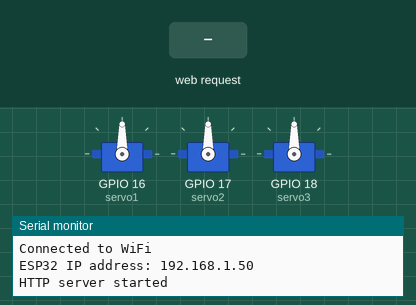
Recording of a sketch running on a simulated ESP32. On the bench: 3 × servo, the last lines printed to the serial monitor. The test bench sets the inputs (shaded band). WiFi joins after 1.5 s; servers stay silent unless stated.

Above: at 3.2 s.
3.3 s: HTTP request GET /command?command=forward received
At 3.7 s:
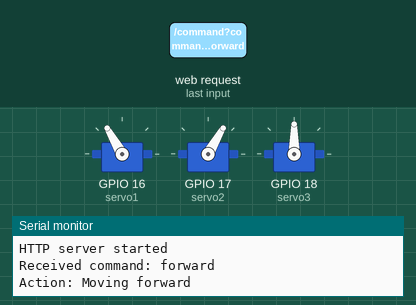
4.8 s: HTTP request GET /command?command=backward received
At 6.0 s:
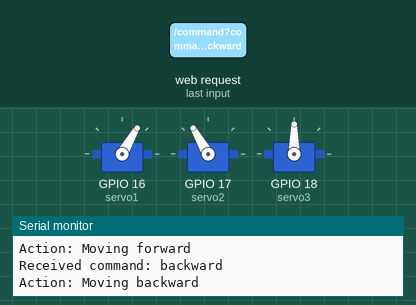
6.3 s: HTTP request GET /command?command=left received
At 7.2 s:
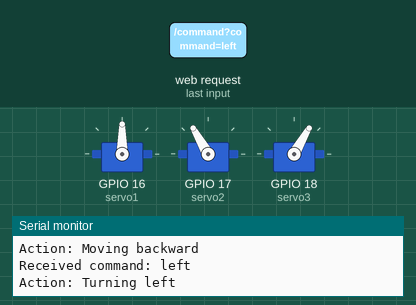
7.8 s: HTTP request GET /command?command=right received
At 8.4 s:
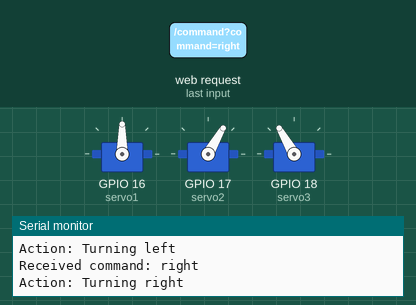
Timing chart, 0 to 10.3 s (numbered marks = the images above; inputs shaded):
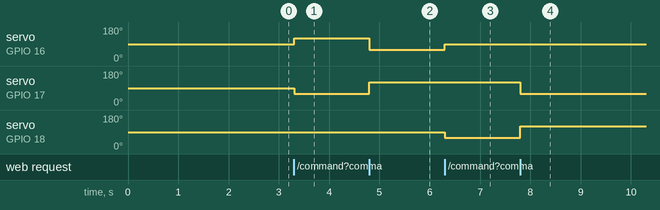

Measured:
- after the input at 3.3 s, servo on GPIO 16 (servo1): 90° → 120° at once; servo on GPIO 17 (servo2): 90° → 60° at once
- after the input at 4.8 s, servo on GPIO 16 (servo1): 120° → 60° at once; servo on GPIO 17 (servo2): 60° → 120° at once
- after the input at 6.3 s, servo on GPIO 16 (servo1): 60° → 90° at once; servo on GPIO 18 (servo3): 90° → 60° at once
- after the input at 7.8 s, servo on GPIO 17 (servo2): 120° → 60° at once; servo on GPIO 18 (servo3): 60° → 120° at once

The sketch:

VoicobotV1.ino
```cpp
#include <WiFi.h>
#include <WebServer.h>
#include <ESP32Servo.h>


Servo servo1;
Servo servo2;
Servo servo3;

// Replace with your network credentials
const char* ssid = "realme 11 Pro+ 5G";
const char* password = "987654321";

// HTTP server instance
WebServer server(80);


// Command handler
void handleCommand() {
  String command = server.arg("command"); // Get command from request
  Serial.println("Received command: " + command);

  // Perform actions based on the command
  if (command == "forward") {
    moveForward();
  } else if (command == "backward") {
    moveBackward();
  } else if (command == "left") {
    turnLeft();
  } else if (command == "right") {
    turnRight();
  } else if (command == "stop") {
    stopMovement();
  } else {
    Serial.println("Unknown command");
  }

  // Add CORS header and send response
  server.sendHeader("Access-Control-Allow-Origin", "*");
  server.send(200, "text/plain", "Command received and executed");
}

// Handle CORS preflight requests
void handleCors() {
  server.sendHeader("Access-Control-Allow-Origin", "*");
  server.sendHeader("Access-Control-Allow-Methods", "GET, POST, OPTIONS");
  server.sendHeader("Access-Control-Allow-Headers", "Content-Type");
  server.send(204); // No Content
}

// Initialize WiFi
void initWiFi() {
  WiFi.mode(WIFI_STA);
  WiFi.begin(ssid, password);
  Serial.print("Connecting to WiFi ..");
  while (WiFi.status() != WL_CONNECTED) {
    Serial.print('.');
    delay(1000);
  }
  Serial.println("\nConnected to WiFi");
  Serial.println("ESP32 IP address: " + WiFi.localIP().toString());
}

void setup() {
  Serial.begin(115200);
  initWiFi();

  // Handle CORS preflight requests
  server.on("/command", HTTP_OPTIONS, handleCors);

  // Handle GET requests
  server.on("/command", HTTP_GET, handleCommand);

  // Start the server
  server.begin();
  Serial.println("HTTP server started");

  servo1.attach(16);
  servo2.attach(17);
  servo3.attach(18);
}

// Function to move forward
void moveForward() {
  Serial.println("Action: Moving forward");
  servo1.write(120); // Adjust values for appropriate speed/direction
  servo2.write(60);
  servo3.write(90);  // Neutral for servo3
}

// Function to move backward
void moveBackward() {
  Serial.println("Action: Moving backward");
  servo1.write(60);  // Reverse direction
  servo2.write(120); // Reverse direction
  servo3.write(90);  // Neutral for servo3
}

// Function to turn left
void turnLeft() {
  Serial.println("Action: Turning left");
  servo1.write(90);  // Neutral for servo1
  servo2.write(120); // Spin in one direction
  servo3.write(60);  // Spin in the opposite direction
}

// Function to turn right
void turnRight() {
  Serial.println("Action: Turning right");
  servo1.write(90);  // Neutral for servo1
  servo2.write(60);  // Spin in one direction
  servo3.write(120); // Spin in the opposite direction
}

// Function to stop movement
void stopMovement() {
  Serial.println("Action: Stopping movement");
  servo1.write(90); // Stop
  servo2.write(90); // Stop
  servo3.write(90); // Stop
}

void loop() {
  server.handleClient(); // Handle incoming HTTP requests
}
```
